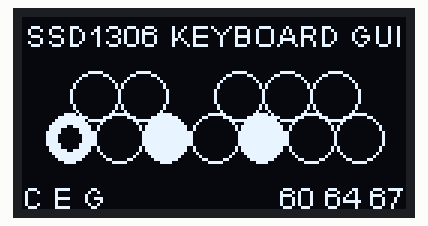
Recording of a sketch running on a simulated ESP8266 (NodeMCU). On the bench: 128×64 one-colour display.

Above: at 0.1 s.
At 1.1 s:
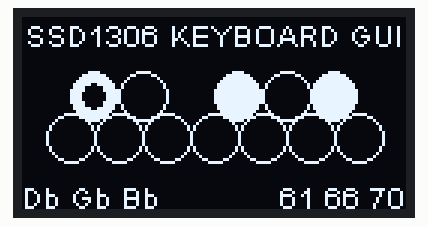
At 2.1 s:
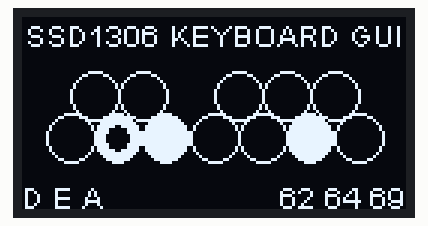
At 3.1 s:
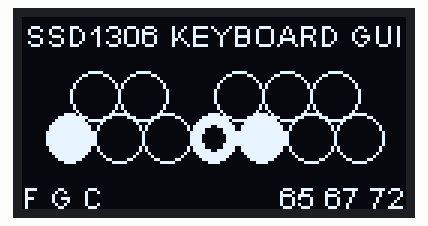

Measured:
- by itself, everything shown: repeats every 4.1 s, in 4 steps
- what the display in image 1 shows lasts 1.1 s, from 1.0 s to 2.1 s

The sketch:

ssd1306-keyboard-gui.ino
```cpp
#include <Wire.h>
#include <SSD1306Wire.h>

SSD1306Wire display(0x3C, SDA, SCL);

const char* noteNames[12] = {
  "C", "Db", "D", "Eb", "E", "F",
  "Gb", "G", "Ab", "A", "Bb", "B"
};

// Draw key.
void drawKey(int x, int y, int radius, bool isActive, bool isRoot) {
  if (isActive) {
    display.fillCircle(x, y, radius);
    if (isRoot) {
      display.setColor(BLACK);
      display.fillCircle(x, y, radius / 2);
      display.setColor(WHITE);
    }
  } else {
    display.drawCircle(x, y, radius);
  }
}

// Draw keyboard.
void drawKeyboard(const int* activeNotes, int length) {
  display.clear();

  const int baseX = 16;
  const int baseY = 40;
  const int radius = 8;
  const int whiteKeySpacing = 16;

  int rootKey = (length > 0) ? (activeNotes[0] % 12) : -1;

  // Draw C D E F G A B.
  const int whiteNotes[] = { 0, 2, 4, 5, 7, 9, 11 };
  for (int i = 0; i < 7; i++) {
    int noteKey = whiteNotes[i];
    int x = baseX + i * whiteKeySpacing;

    bool isActive = false;
    bool isRoot = false;

    for (int j = 0; j < length; j++) {
      if ((activeNotes[j] % 12) == noteKey) {
        isActive = true;
        if (noteKey == rootKey) {
          isRoot = true;
        }
        break;
      }
    }

    drawKey(x, baseY, radius, isActive, isRoot);
  }

  // Draw C#, D#, F#, G#, A#.
  const int blackNotes[] = { 1, 3, 6, 8, 10 };
  const int blackKeyXOffsets[] = { 1, 2, 4, 5, 6 };

  for (int i = 0; i < 5; i++) {
    int noteKey = blackNotes[i];
    int x = baseX + blackKeyXOffsets[i] * whiteKeySpacing - 8;
    int y = baseY - 14;

    bool isActive = false;
    bool isRoot = false;

    for (int j = 0; j < length; j++) {
      if ((activeNotes[j] % 12) == noteKey) {
        isActive = true;
        if (noteKey == rootKey) {
          isRoot = true;
        }
        break;
      }
    }

    drawKey(x, y, radius, isActive, isRoot);
  }

  // Sample: Header text.
  display.setTextAlignment(TEXT_ALIGN_CENTER);
  display.drawString(64, 0, "SSD1306 KEYBOARD GUI");

  // Sample: Footer text.
  String noteStrings = "";
  String noteNumbers = "";
  for (int j = 0; j < length; j++) {
    noteStrings += noteNames[activeNotes[j] % 12];
    noteNumbers += String(activeNotes[j]);
    if (j < length - 1){
      noteStrings += " ";
      noteNumbers += " ";
    }
  }
  display.setFont(ArialMT_Plain_10);
  display.setTextAlignment(TEXT_ALIGN_LEFT);
  display.drawString(0, 54, noteStrings);

  display.setTextAlignment(TEXT_ALIGN_RIGHT);
  display.drawString(128, 54, noteNumbers);

  display.display();
}

void setup() {
  Serial.begin(115200);
  display.init();
  display.flipScreenVertically();
  display.setFont(ArialMT_Plain_10);
}

void loop() {
  // Sample: C, E, G
  int activeNotes[] = { 60, 64, 67 };
  drawKeyboard(activeNotes, sizeof(activeNotes) / sizeof(activeNotes[0]));

  delay(1000);

  // Sample: C#, F#, A#
  int activeNotes2[] = { 61, 66, 70 };
  drawKeyboard(activeNotes2, sizeof(activeNotes2) / sizeof(activeNotes2[0]));

  delay(1000);

  // Sample: D, E, A
  int activeNotes3[] = { 62, 64, 69 };
  drawKeyboard(activeNotes3, sizeof(activeNotes3) / sizeof(activeNotes3[0]));

  delay(1000);

  // Sample: F, G, C
  int activeNotes4[] = { 65, 67, 72 };
  drawKeyboard(activeNotes4, sizeof(activeNotes4) / sizeof(activeNotes4[0]));

  delay(1000);
}
```
